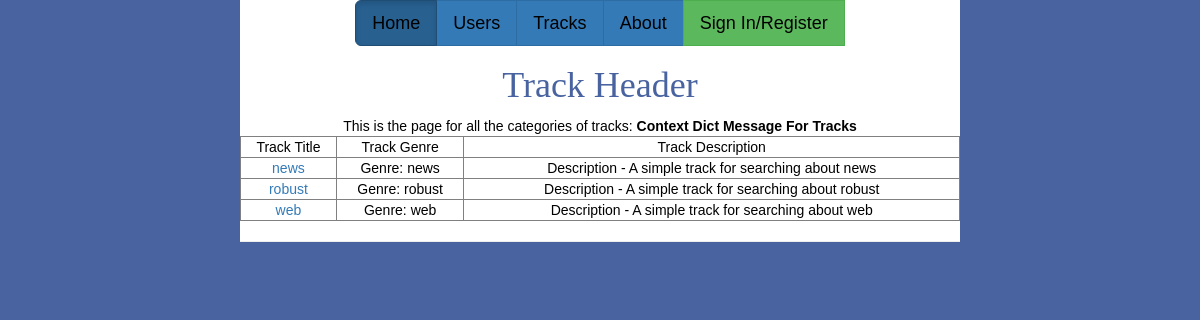
The page /trec/tracks on the database its author committed.
### trec/models.py (models this page shows, shortened)
class Track(models.Model):
    title = models.CharField(max_length=128, unique=True)
    track_url = models.URLField()
    description = models.TextField()
    genre = models.CharField(max_length=128)
    slug = models.SlugField()

### trec/views.py (the view)
def tracks(request):
	category_list = Track.objects.order_by("title")
	context_dict = {'boldmessage': "Context Dict Message For Tracks", 'track_list' : category_list}
	return render(request, 'trec/tracks.html', context_dict)

### templates/trec/tracks.html (shortened to what this page needs)
{% extends 'trec/base.html' %}
{% load staticfiles %}
{% block body_block %}
    <h1>Track Header</h1>
    This is the page for all the categories of tracks: <strong>{{ boldmessage }}</strong><br />
    {% if track_list %}
            <table border="1" style="width:100%">
				<tr>
                <td>Track Title</a></td>
                <td>Track Genre</td>
                <td>Track Description</td>
                </tr>
                {% for track in track_list %}
                <tr>
                <td><a href="{% url 'task' track.slug %}">{{ track.title }}</a></td>
                <td>{{ track.genre }}</td>
                <td>{{ track.description }}</td>
                </tr>
                {% endfor %}
            </table>
    {% else %}
            <strong>There are no tracks present.</strong><br / >
    {% endif %}
{% endblock %}

### templates_yannis/trec/home.css (style rules this page uses)
HTML { background-color:#4863A0 }
BODY { background-color:white }
BODY { text-Align:center; margin-left:20%; margin-right:20%; font-family:"Arial" }
H1 { text-Align:center; margin-left:20%; margin-right:20%; font-family:"Arial Black"; color:#4863A0; }

### rows shown on the page
Track: title "news", genre "Genre: news", description "Description - A simple track for searching about news"
Track: title "robust", genre "Genre: robust", description "Description - A simple track for searching about robust"
Track: title "web", genre "Genre: web", description "Description - A simple track for searching about web"

### other values the page prints
{{ boldmessage }} "Context Dict Message For Tracks"
